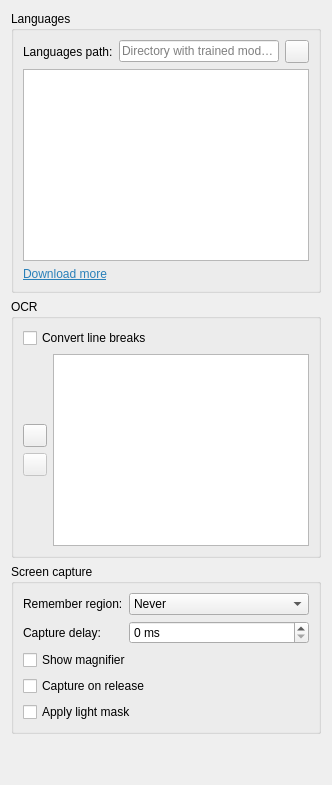
          <widget class="QWidget" name="ocrPage">
           <property name="sizePolicy">
            <sizepolicy hsizetype="Ignored" vsizetype="Ignored">
             <horstretch>0</horstretch>
             <verstretch>0</verstretch>
            </sizepolicy>
           </property>
           <layout class="QVBoxLayout" name="ocrLayout">
            <item>
             <widget class="QGroupBox" name="languagesGroupBox">
              <property name="title">
               <string>Languages</string>
              </property>
              <layout class="QGridLayout" name="ocrLanguagesLayout">
               <item row="1" column="0" colspan="3">
                <widget class="OcrLanguagesListWidget" name="ocrLanguagesListWidget">
                 <property name="toolTip">
                  <string>&lt;html&gt;&lt;head/&gt;&lt;body&gt;&lt;p&gt;Loading additional languages will impact both speed and accuracy, as there is more work to do to decide on the applicable language, and there is more chance of hallucinating incorrect words.&lt;/p&gt;&lt;/body&gt;&lt;/html&gt;</string>
                 </property>
                </widget>
               </item>
               <item row="0" column="0">
                <widget class="QLabel" name="ocrLanguagesPathLabel">
                 <property name="text">
                  <string>Languages path:</string>
                 </property>
                </widget>
               </item>
               <item row="0" column="2">
                <widget class="QToolButton" name="ocrLanguagesPathButton">
                 <property name="toolTip">
                  <string>&lt;html&gt;&lt;head/&gt;&lt;body&gt;&lt;p&gt;Select OCR languages path&lt;/p&gt;&lt;/body&gt;&lt;/html&gt;</string>
                 </property>
                 <property name="icon">
                  <iconset theme="folder">
                   <normaloff>.</normaloff>.</iconset>
                 </property>
                </widget>
               </item>
               <item row="2" column="0">
                <widget class="QLabel" name="downloadMoreLabel">
                 <property name="toolTip">
                  <string>&lt;html&gt;&lt;head/&gt;&lt;body&gt;&lt;p&gt;Open GitHub repository&lt;/p&gt;&lt;/body&gt;&lt;/html&gt;</string>
                 </property>
                 <property name="text">
                  <string>&lt;html&gt;&lt;head/&gt;&lt;body&gt;&lt;p&gt;&lt;a href=&quot;https://github.com/tesseract-ocr/tessdata&quot;&gt;&lt;span style=&quot; text-decoration: underline; color:#2980b9;&quot;&gt;Download more&lt;/span&gt;&lt;/a&gt;&lt;/p&gt;&lt;/body&gt;&lt;/html&gt;</string>
                 </property>
                 <property name="openExternalLinks">
                  <bool>true</bool>
                 </property>
                </widget>
               </item>
               <item row="0" column="1">
                <widget class="QLineEdit" name="ocrLanguagesPathEdit">
                 <property name="placeholderText">
                  <string>Directory with trained models</string>
                 </property>
                </widget>
               </item>
              </layout>
             </widget>
            </item>
            <item>
             <widget class="QGroupBox" name="ocrParametersGroupBox">
              <property name="title">
               <string notr="true">OCR</string>
              </property>
              <layout class="QVBoxLayout" name="ocrParametersLayout">
               <item>
                <widget class="QCheckBox" name="convertLineBreaksCheckBox">
                 <property name="toolTip">
                  <string>&lt;html&gt;&lt;head/&gt;&lt;body&gt;&lt;p&gt;Replace all single line breaks with a space after text recognition&lt;/p&gt;&lt;/body&gt;&lt;/html&gt;</string>
                 </property>
                 <property name="text">
                  <string>Convert line breaks</string>
                 </property>
                </widget>
               </item>
               <item>
                <layout class="QHBoxLayout" name="tesseractParametersTableHorizontalLayout">
                 <item>
                  <layout class="QVBoxLayout" name="tesseractParametersButtonsVerticalLayout">
                   <item>
                    <spacer name="tesseractParametersButtonsVerticalSpacer1">
                     <property name="orientation">
                      <enum>Qt::Vertical</enum>
                     </property>
                     <property name="sizeHint" stdset="0">
                      <size>
                       <width>0</width>
                       <height>0</height>
                      </size>
                     </property>
                    </spacer>
                   </item>
                   <item>
                    <widget class="QToolButton" name="tesseractParametersAddButton">
                     <property name="icon">
                      <iconset theme="list-add">
                       <normaloff>.</normaloff>.</iconset>
                     </property>
                    </widget>
                   </item>
                   <item>
                    <widget class="QToolButton" name="tesseractParametersRemoveButton">
                     <property name="enabled">
                      <bool>false</bool>
                     </property>
                     <property name="icon">
                      <iconset theme="list-remove">
                       <normaloff>.</normaloff>.</iconset>
                     </property>
                    </widget>
                   </item>
                   <item>
                    <spacer name="tesseractParametersButtonsVerticalSpacer2">
                     <property name="orientation">
                      <enum>Qt::Vertical</enum>
                     </property>
                     <property name="sizeHint" stdset="0">
                      <size>
                       <width>0</width>
                       <height>0</height>
                      </size>
                     </property>
                    </spacer>
                   </item>
                  </layout>
                 </item>
                 <item>
                  <widget class="TesseractParametersTableWidget" name="tesseractParametersTableWidget"/>
                 </item>
                </layout>
               </item>
              </layout>
             </widget>
            </item>
            <item>
             <widget class="QGroupBox" name="screenCaptureGroupBox">
              <property name="title">
               <string>Screen capture</string>
              </property>
              <layout class="QFormLayout" name="formLayout_6">
               <item row="0" column="0">
                <widget class="QLabel" name="rememverRegionLabel">
                 <property name="sizePolicy">
                  <sizepolicy hsizetype="Minimum" vsizetype="Minimum">
                   <horstretch>0</horstretch>
                   <verstretch>0</verstretch>
                  </sizepolicy>
                 </property>
                 <property name="text">
                  <string>Remember region:</string>
                 </property>
                </widget>
               </item>
               <item row="0" column="1">
                <widget class="QComboBox" name="rememberRegionComboBox">
                 <property name="toolTip">
                  <string>&lt;html&gt;&lt;head/&gt;&lt;body&gt;&lt;p&gt;When to remember the last captured region&lt;/p&gt;&lt;/body&gt;&lt;/html&gt;</string>
                 </property>
                 <item>
                  <property name="text">
                   <string>Never</string>
                  </property>
                 </item>
                 <item>
                  <property name="text">
                   <string>Remember last</string>
                  </property>
                 </item>
                 <item>
                  <property name="text">
                   <string>Remember always</string>
                  </property>
                 </item>
                </widget>
               </item>
               <item row="1" column="0">
                <widget class="QLabel" name="captureDelayLabel">
                 <property name="text">
                  <string>Capture delay:</string>
                 </property>
                </widget>
               </item>
               <item row="1" column="1">
                <widget class="QSpinBox" name="captureDelaySpinBox">
                 <property name="toolTip">
                  <string>Delay before screen capture</string>
                 </property>
                 <property name="suffix">
                  <string> ms</string>
                 </property>
                 <property name="maximum">
                  <number>10000</number>
                 </property>
                </widget>
               </item>
               <item row="2" column="0" colspan="2">
                <widget class="QCheckBox" name="showMagnifierCheckBox">
                 <property name="toolTip">
                  <string>&lt;html&gt;&lt;head/&gt;&lt;body&gt;&lt;p&gt;Show a magnifier next to the cursor&lt;/p&gt;&lt;/body&gt;&lt;/html&gt;</string>
                 </property>
                 <property name="text">
                  <string>Show magnifier</string>
                 </property>
                </widget>
               </item>
               <item row="3" column="0" colspan="2">
                <widget class="QCheckBox" name="captureOnReleaseCheckBox">
                 <property name="enabled">
                  <bool>true</bool>
                 </property>
                 <property name="toolTip">
                  <string>&lt;html&gt;&lt;head/&gt;&lt;body&gt;&lt;p&gt;Finish capturing the fragment when the mouse button is released&lt;/p&gt;&lt;/body&gt;&lt;/html&gt;</string>
                 </property>
                 <property name="text">
                  <string>Capture on release</string>
                 </property>
                </widget>
               </item>
               <item row="4" column="0" colspan="2">
                <widget class="QCheckBox" name="applyLightMaskCheckBox">
                 <property name="toolTip">
                  <string>&lt;html&gt;&lt;head/&gt;&lt;body&gt;&lt;p&gt;Apply a slight fog to the unselected part&lt;/p&gt;&lt;/body&gt;&lt;/html&gt;</string>
                 </property>
                 <property name="text">
                  <string>Apply light mask</string>
                 </property>
                </widget>
               </item>
              </layout>
             </widget>
            </item>
            <item>
             <spacer name="ocrSpacer">
              <property name="orientation">
               <enum>Qt::Vertical</enum>
              </property>
              <property name="sizeHint" stdset="0">
               <size>
                <width>20</width>
                <height>40</height>
               </size>
              </property>
             </spacer>
            </item>
           </layout>
          </widget>
